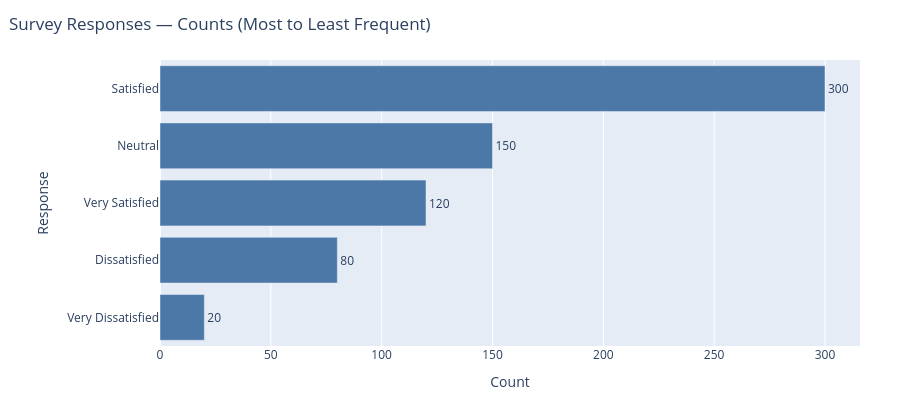
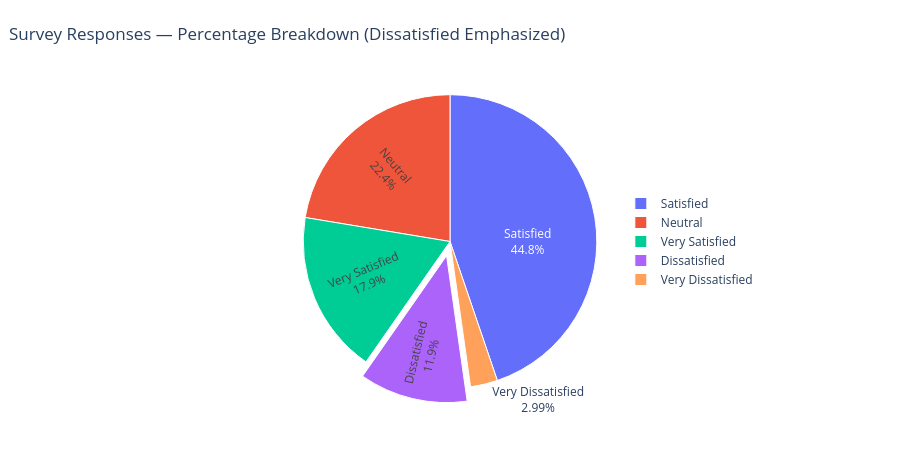

The code cell stored with these charts, in order, in its notebook:
### Markdown cell above
# Plot Agent Example 3: Customer Satisfaction Survey

<div align="left">
  <a href="https://colab.research.google.com/github/andrewm4894/plot-agent/blob/main/examples/example_3.ipynb" target="_parent">
    <img src="https://colab.research.google.com/assets/colab-badge.svg" alt="Open In Colab"/>
  </a>
  <a href="https://nbviewer.org/github/andrewm4894/plot-agent/blob/main/examples/example_3.ipynb" target="_parent">
    <img src="https://img.shields.io/badge/Open in NBViewer-foo" alt="Open In NBViewer"/>
  </a>
</div>

### Code cell
# Example 3: Customer Satisfaction Survey
import pandas as pd
from plot_agent.agent import PlotAgent


df = pd.DataFrame({
    "response": ["Very Satisfied", "Satisfied", "Neutral", "Dissatisfied", "Very Dissatisfied"],
    "count": [120, 300, 150, 80, 20]
})

agent = PlotAgent()
agent.set_df(df)

# Initial plot
response = agent.process_message(
    "Create a horizontal bar chart of survey response counts, ordering responses from most to least frequent."
)
fig = agent.get_figure()
fig.show()

# Follow-up iteration
response = agent.process_message(
    "Convert it into a pie chart showing percentages, explode the 'Dissatisfied' slice, and add labels with percentage values."
)
fig = agent.get_figure()
fig.show()

### Figure 1 — Plotly figure (JSON) as saved in the notebook; plotly's stock layout.template omitted (floating-point values rounded to 4 significant figures)
{"data": [{"hovertemplate": "<b>%{y}</b><br>Count: %{x}<extra></extra>", "marker": {"color": "#4C78A8"}, "orientation": "h", "text": ["300", "150", "120", "80", "20"], "textposition": "outside", "type": "bar", "x": [300, 150, 120, 80, 20], "y": ["Satisfied", "Neutral", "Very Satisfied", "Dissatisfied", "Very Dissatisfied"]}], "layout": {"height": 400, "margin": {"b": 40, "l": 160, "r": 40, "t": 60}, "title": {"text": "Survey Responses — Counts (Most to Least Frequent)", "x": 0.01, "xanchor": "left"}, "xaxis": {"showgrid": true, "title": {"text": "Count"}}, "yaxis": {"autorange": "reversed", "title": {"text": "Response"}}}}

### Figure 2 — Plotly figure (JSON) as saved in the notebook; plotly's stock layout.template omitted (floating-point values rounded to 4 significant figures)
{"data": [{"hovertemplate": "<b>%{label}</b><br>Count: %{value}<br>Percentage: %{percent}<extra></extra>", "insidetextorientation": "radial", "labels": ["Satisfied", "Neutral", "Very Satisfied", "Dissatisfied", "Very Dissatisfied"], "marker": {"colors": ["#636EFA", "#EF553B", "#00CC96", "#AB63FA", "#FFA15A"], "line": {"color": "#FFFFFF", "width": 1}}, "pull": [0.0, 0.0, 0.0, 0.1, 0.0], "textinfo": "label+percent", "type": "pie", "values": [300, 150, 120, 80, 20]}], "layout": {"height": 450, "legend": {"orientation": "v", "x": 1.02, "xanchor": "right", "y": 0.5, "yanchor": "middle"}, "margin": {"b": 40, "l": 40, "r": 140, "t": 80}, "title": {"text": "Survey Responses — Percentage Breakdown (Dissatisfied Emphasized)", "x": 0.01, "xanchor": "left"}}}
